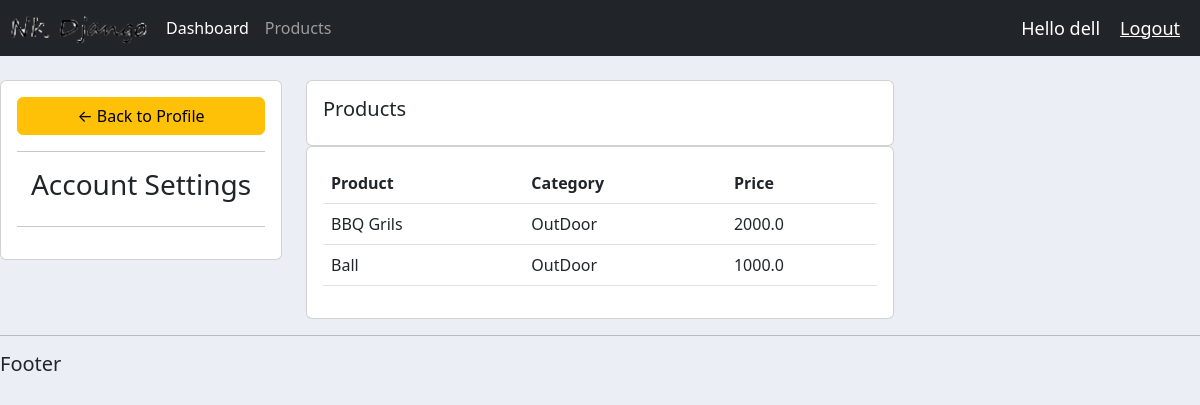
Screenshot of /products/ (signed in) with the database file from the repository.
### accounts/models.py (models this page shows, shortened)
class product(models.Model):
    CATEGORY = (
        ('Indoor' , 'Indoor'),
        ('OutDoor' , 'OutDoor'),
    )
    name = models.CharField(max_length=250 , null=True)
    price = models.FloatField(null=True)
    category = models.CharField(max_length=250 , null=True , choices=CATEGORY)
    description = models.CharField(max_length=250 , null=True , blank = True)
    date_created = models.DateTimeField(auto_now_add=True , null=True)
    tag = models.ManyToManyField(tag)

### accounts/decorators.py (the view)
        def wrapper_func(request , *args , **kwargs):
            group = None
            if request.user.groups.exists():
                group = request.user.groups.all()[0].name
            if group in allowed_roles:
                return view_func(request , *args , **kwargs)
            else:
                 return HttpResponse("You are not authorised to view this page")

### accounts/views.py (called while the page is built)
@login_required(login_url='login')
@allowed_users(allowed_roles=['admin'])
def products(request):
    products = product.objects.all()
    return render(request , 'accounts/products.html' ,{'products' : products})

### accounts/templates/accounts/products.html (shortened to what this page needs)
{% extends 'accounts/main.html' %}
 {% block content %}
	<br>
<div class="row">
	<div class="col-md-3">
		<div class="card card-body">
			<a class="btn btn-warning" > &#8592; Back to Profile</a>
			<hr>
			<h3 style="text-align: center">Account Settings</h3>
			<hr>
		</div>
	</div>
	<div class="col-md-6">
				<div class="card card-body">
					<h5>Products</h5>
				</div>
				<div class="card card-body">
					<table class="table">
						<tr>
							<th>Product</th>
							<th>Category</th>
							<th>Price</th>
						</tr>
						{% for i in products %}
						<tr>
							<td>{{ i.name }}</td>
							<td>{{ i.category }}</td>
							<td>{{ i.price }}</td>
						</tr>
						{% endfor %}
					</table>
				</div>
	</div>
</div>
 {% endblock %}

### accounts/templates/accounts/navbar.html (shortened to what this page needs)
{% load static %}
<link rel="stylesheet", type="text/css" href=" {% static '/css/main.css' %}">
<nav class="navbar navbar-expand-lg navbar-dark bg-dark">
  <img src="{% static 'images/logos.png' %}">
  <div class="collapse navbar-collapse" id="navbarNavAltMarkup">
    <div class="navbar-nav">
      {% if request.user.is_staff %}
        <a class="nav-item nav-link active" href="{% url 'home' %}">Dashboard </a>
        <a class="nav-item nav-link"  href="{% url 'products' %}">Products</a>
      {% else %}
        <a class="nav-item nav-link active" >Account</a>
      {%endif%}
    </div>
  </div>
  <span class="user_name" id="'hello-msg">Hello {{request.user}}</span>
  <span ><a  class="user_name" href="{% url 'logout' %}">Logout</a></span>
</nav>

### static/css/main.css (style rules this page uses)
body { background-color: #ebeff5; }

### accounts/templates/accounts/navbar.html (style rules this page uses)
.user_name { font-size: 18px; color: #fff; margin-right: 20px; }

### rows the page displays
product: name "BBQ Grils", category "OutDoor", price "2000.0"
product: name "Ball", category "OutDoor", price "1000.0"

### other values shown
{{ request.user }} "dell"
